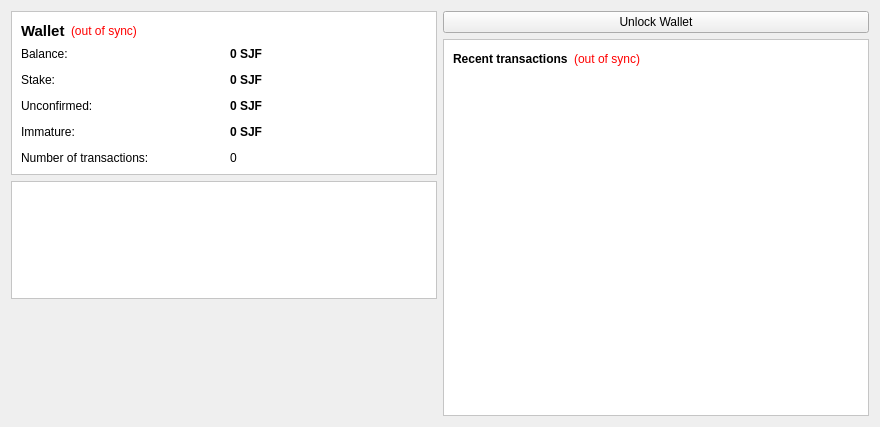
<?xml version="1.0" encoding="UTF-8"?>
<ui version="4.0">
 <class>OverviewPage</class>
 <widget class="QWidget" name="OverviewPage">
  <property name="geometry">
   <rect>
    <x>0</x>
    <y>0</y>
    <width>880</width>
    <height>427</height>
   </rect>
  </property>
  <property name="windowTitle">
   <string>Form</string>
  </property>
  <layout class="QHBoxLayout" name="horizontalLayout">
   <item>
    <layout class="QVBoxLayout" name="verticalLayout_3">
     <item>
      <widget class="QFrame" name="frame">
       <property name="styleSheet">
        <string notr="true">background-color: rgb(255, 255, 255);</string>
       </property>
       <property name="frameShape">
        <enum>QFrame::StyledPanel</enum>
       </property>
       <property name="frameShadow">
        <enum>QFrame::Raised</enum>
       </property>
       <layout class="QVBoxLayout" name="verticalLayout_2">
        <item>
         <layout class="QHBoxLayout" name="horizontalLayout_4">
          <item>
           <widget class="QLabel" name="label_5">
            <property name="font">
             <font>
              <pointsize>11</pointsize>
              <weight>75</weight>
              <bold>true</bold>
             </font>
            </property>
            <property name="text">
             <string>Wallet</string>
            </property>
           </widget>
          </item>
          <item>
           <widget class="QLabel" name="labelWalletStatus">
            <property name="toolTip">
             <string>The displayed information may be out of date. Your wallet automatically synchronizes with the ICon network after a connection is established, but this process has not completed yet.</string>
            </property>
            <property name="styleSheet">
             <string notr="true">QLabel { color: red; }</string>
            </property>
            <property name="text">
             <string notr="true">(out of sync)</string>
            </property>
            <property name="alignment">
             <set>Qt::AlignLeading|Qt::AlignLeft|Qt::AlignVCenter</set>
            </property>
           </widget>
          </item>
          <item>
           <spacer name="horizontalSpacer_2">
            <property name="orientation">
             <enum>Qt::Horizontal</enum>
            </property>
            <property name="sizeHint" stdset="0">
             <size>
              <width>40</width>
              <height>20</height>
             </size>
            </property>
           </spacer>
          </item>
         </layout>
        </item>
        <item>
         <layout class="QGridLayout" name="gridLayout">
          <property name="spacing">
           <number>12</number>
          </property>
          <item row="0" column="1">
           <widget class="QLabel" name="labelBalance">
            <property name="font">
             <font>
              <weight>75</weight>
              <bold>true</bold>
             </font>
            </property>
            <property name="cursor">
             <cursorShape>IBeamCursor</cursorShape>
            </property>
            <property name="toolTip">
             <string>Your current balance</string>
            </property>
            <property name="text">
             <string notr="true">0 SJF</string>
            </property>
            <property name="textInteractionFlags">
             <set>Qt::LinksAccessibleByMouse|Qt::TextSelectableByKeyboard|Qt::TextSelectableByMouse</set>
            </property>
           </widget>
          </item>
          <item row="0" column="0">
           <widget class="QLabel" name="label">
            <property name="text">
             <string>Balance:</string>
            </property>
           </widget>
          </item>
          <item row="1" column="0">
           <widget class="QLabel" name="label_6">
            <property name="text">
             <string>Stake:</string>
            </property>
           </widget>
          </item>
          <item row="1" column="1">
           <widget class="QLabel" name="labelStake">
            <property name="font">
             <font>
              <weight>75</weight>
              <bold>true</bold>
             </font>
            </property>
            <property name="cursor">
             <cursorShape>IBeamCursor</cursorShape>
            </property>
            <property name="toolTip">
             <string>Total of coins that was staked, and do not yet count toward the current balance</string>
            </property>
            <property name="text">
             <string notr="true">0 SJF</string>
            </property>
            <property name="textInteractionFlags">
             <set>Qt::LinksAccessibleByMouse|Qt::TextSelectableByKeyboard|Qt::TextSelectableByMouse</set>
            </property>
           </widget>
          </item>
          <item row="2" column="0">
           <widget class="QLabel" name="label_3">
            <property name="text">
             <string>Unconfirmed:</string>
            </property>
           </widget>
          </item>
          <item row="2" column="1">
           <widget class="QLabel" name="labelUnconfirmed">
            <property name="font">
             <font>
              <weight>75</weight>
              <bold>true</bold>
             </font>
            </property>
            <property name="cursor">
             <cursorShape>IBeamCursor</cursorShape>
            </property>
            <property name="toolTip">
             <string>Total of transactions that have yet to be confirmed, and do not yet count toward the current balance</string>
            </property>
            <property name="text">
             <string notr="true">0 SJF</string>
            </property>
            <property name="textInteractionFlags">
             <set>Qt::LinksAccessibleByMouse|Qt::TextSelectableByKeyboard|Qt::TextSelectableByMouse</set>
            </property>
           </widget>
          </item>
          <item row="3" column="0">
           <widget class="QLabel" name="labelImmatureText">
            <property name="text">
             <string>Immature:</string>
            </property>
           </widget>
          </item>
          <item row="3" column="1">
           <widget class="QLabel" name="labelImmature">
            <property name="font">
             <font>
              <weight>75</weight>
              <bold>true</bold>
             </font>
            </property>
            <property name="toolTip">
             <string>Mined balance that has not yet matured</string>
            </property>
            <property name="text">
             <string notr="true">0 SJF</string>
            </property>
            <property name="textInteractionFlags">
             <set>Qt::LinksAccessibleByMouse|Qt::TextSelectableByKeyboard|Qt::TextSelectableByMouse</set>
            </property>
           </widget>
          </item>
          <item row="4" column="1">
           <widget class="QLabel" name="labelNumTransactions">
            <property name="toolTip">
             <string>Total number of transactions in wallet</string>
            </property>
            <property name="text">
             <string notr="true">0</string>
            </property>
           </widget>
          </item>
          <item row="4" column="0">
           <widget class="QLabel" name="label_2">
            <property name="text">
             <string>Number of transactions:</string>
            </property>
           </widget>
          </item>
         </layout>
        </item>
       </layout>
      </widget>
     </item>
     <item>
      <widget class="QFrame" name="frame_3">
       <property name="styleSheet">
        <string notr="true">background-color: rgb(255, 255, 255);</string>
       </property>
       <property name="frameShape">
        <enum>QFrame::StyledPanel</enum>
       </property>
       <property name="frameShadow">
        <enum>QFrame::Raised</enum>
       </property>
       <layout class="QGridLayout" name="gridLayout_2">
        <item row="0" column="0">
         <layout class="QVBoxLayout" name="verticalLayout_5">
          <item>
           <spacer name="verticalSpacer_2">
            <property name="orientation">
             <enum>Qt::Vertical</enum>
            </property>
            <property name="sizeHint" stdset="0">
             <size>
              <width>20</width>
              <height>40</height>
             </size>
            </property>
           </spacer>
          </item>
         </layout>
        </item>
       </layout>
      </widget>
     </item>
     <item>
      <spacer name="verticalSpacer">
       <property name="orientation">
        <enum>Qt::Vertical</enum>
       </property>
       <property name="sizeHint" stdset="0">
        <size>
         <width>20</width>
         <height>40</height>
        </size>
       </property>
      </spacer>
     </item>
    </layout>
   </item>
   <item>
    <layout class="QVBoxLayout" name="verticalLayout_4">
     <item>
      <widget class="QPushButton" name="unlockWalletButton">
       <property name="text">
        <string>Unlock Wallet</string>
       </property>
      </widget>
     </item>
     <item>
      <widget class="QFrame" name="frame_2">
       <property name="styleSheet">
        <string notr="true">background-color: rgb(255, 255, 255);</string>
       </property>
       <property name="frameShape">
        <enum>QFrame::StyledPanel</enum>
       </property>
       <property name="frameShadow">
        <enum>QFrame::Raised</enum>
       </property>
       <layout class="QVBoxLayout" name="verticalLayout">
        <item>
         <layout class="QHBoxLayout" name="horizontalLayout_2">
          <item>
           <widget class="QLabel" name="label_4">
            <property name="text">
             <string>&lt;b&gt;Recent transactions&lt;/b&gt;</string>
            </property>
           </widget>
          </item>
          <item>
           <widget class="QLabel" name="labelTransactionsStatus">
            <property name="toolTip">
             <string>The displayed information may be out of date. Your wallet automatically synchronizes with the ICon network after a connection is established, but this process has not completed yet.</string>
            </property>
            <property name="styleSheet">
             <string notr="true">QLabel { color: red; }</string>
            </property>
            <property name="text">
             <string notr="true">(out of sync)</string>
            </property>
            <property name="alignment">
             <set>Qt::AlignRight|Qt::AlignTrailing|Qt::AlignVCenter</set>
            </property>
           </widget>
          </item>
          <item>
           <spacer name="horizontalSpacer">
            <property name="orientation">
             <enum>Qt::Horizontal</enum>
            </property>
            <property name="sizeHint" stdset="0">
             <size>
              <width>40</width>
              <height>20</height>
             </size>
            </property>
           </spacer>
          </item>
         </layout>
        </item>
        <item>
         <widget class="QListView" name="listTransactions">
          <property name="styleSheet">
           <string notr="true">QListView { background: transparent; }</string>
          </property>
          <property name="frameShape">
           <enum>QFrame::NoFrame</enum>
          </property>
          <property name="verticalScrollBarPolicy">
           <enum>Qt::ScrollBarAlwaysOff</enum>
          </property>
          <property name="horizontalScrollBarPolicy">
           <enum>Qt::ScrollBarAlwaysOff</enum>
          </property>
          <property name="selectionMode">
           <enum>QAbstractItemView::NoSelection</enum>
          </property>
         </widget>
        </item>
       </layout>
      </widget>
     </item>
    </layout>
   </item>
  </layout>
 </widget>
 <resources/>
 <connections/>
</ui>
